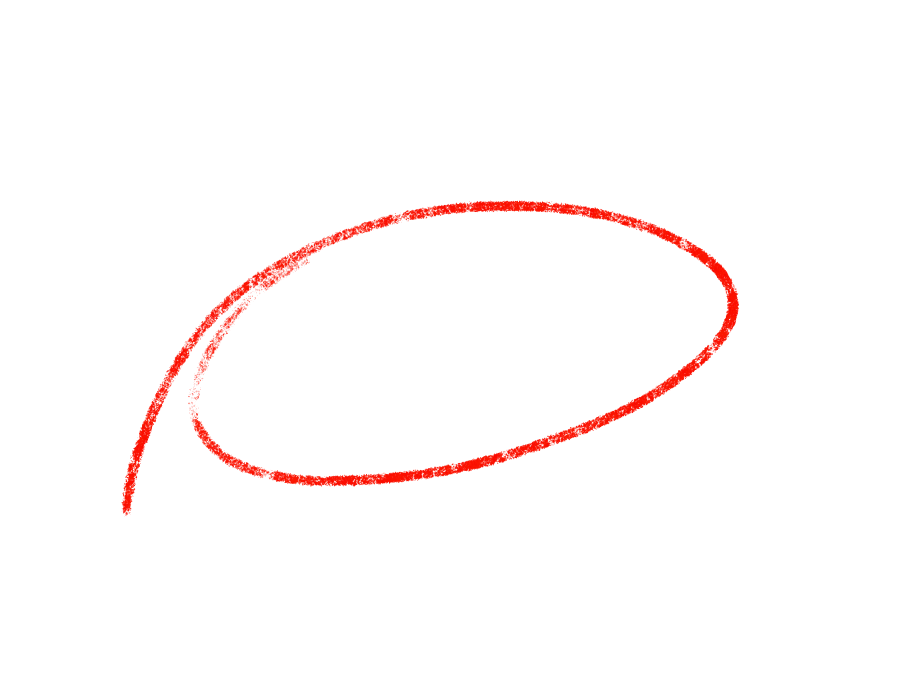
#> input picture src/assets/handwrites/circle1.png, 2732 x 2048 px (shown at 1/3 size)
$ python process_handwrites.py
#> lines starting #> are read from the running program, lines starting #| are printed output that depends on the picture; after the words box and inside, x2 and y2 are one past the last pixel; in counts of white or black regions, pixels touching at a corner belong together
# Regenerates src/assets/handwrites/processed/ from the raw scans in
# src/assets/handwrites/. Run from the repository root:
#
#   python3 scripts/process_handwrites.py   (needs: pip install pillow numpy)
#
# The raw exports are flattened onto an opaque white background, so we
# reconstruct transparency instead of chroma-keying: the ink is a single
# red crayon color, so per-pixel opacity can be recovered from how far the
# pixel is from white (alpha ~ 255 - min(R,G,B)). We then emit a
# solid-ink-color image whose texture lives entirely in the alpha channel —
# this avoids the white fringing a naive "make white transparent" pass
# leaves on anti-aliased stroke edges.
import os

import numpy as np
from PIL import Image

SRC = os.path.join(os.path.dirname(__file__), "..", "src", "assets", "handwrites")
DST = os.path.join(SRC, "processed")
# Star variants are excluded for now: their ink bbox is larger than the
# ellipse itself, so stretching them onto a text run would shrink the circle.
FILES = [
    "circle1.png",
    "circle2.png",
    "circle3.png",
    "circle4.png",
    "circle5.png",
    "line1.png",
    "line2.png",
    "line3.png",
]
MAX_DIM = 1000  # largest render target is ~900px on the export canvas
PAD = 8  # keep a hair of breathing room around the ink
ALPHA_FLOOR = 8  # treat near-white noise as fully transparent

os.makedirs(DST, exist_ok=True)

for name in FILES:
    rgb = np.asarray(
        Image.open(os.path.join(SRC, name)).convert("RGB"), dtype=np.float32
    )
    # Distance from white on the least-red channel == ink coverage.
    coverage = 255.0 - rgb.min(axis=2)
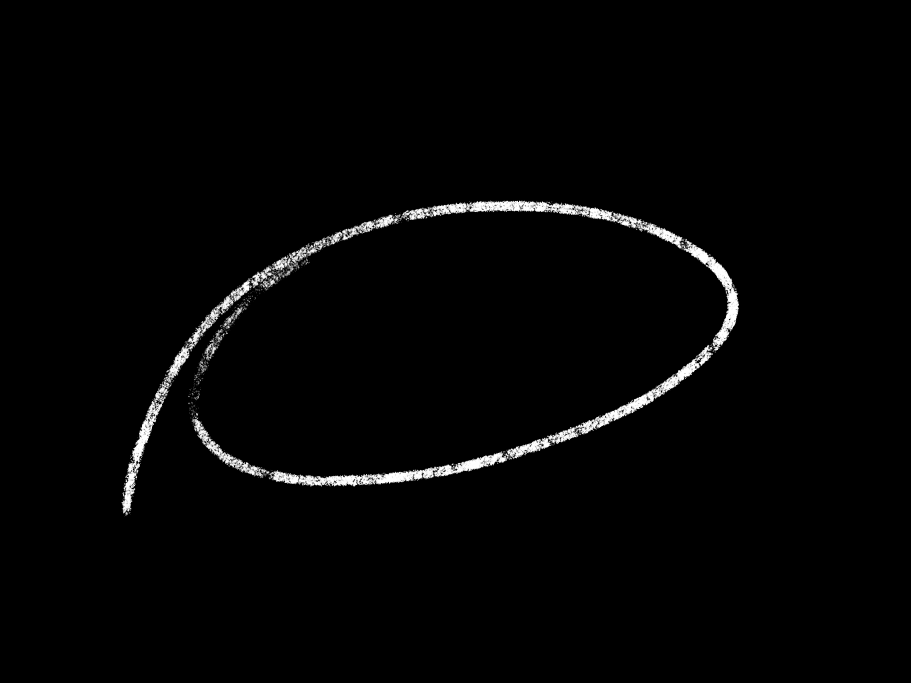
#> coverage: shape (2048, 2732) float32 (shown at 1/3 size); min 0, max 255, mean 4.5
    # Normalize so the darkest ink becomes fully opaque.
    peak = coverage.max()
#> peak = 255
    alpha = np.clip(coverage * (255.0 / peak), 0, 255)
    alpha[alpha < ALPHA_FLOOR] = 0

    # Ink color = coverage-weighted average of the strongest pixels,
    # un-blended from white so light crayon grain doesn't wash it out.
    strong = alpha > 200
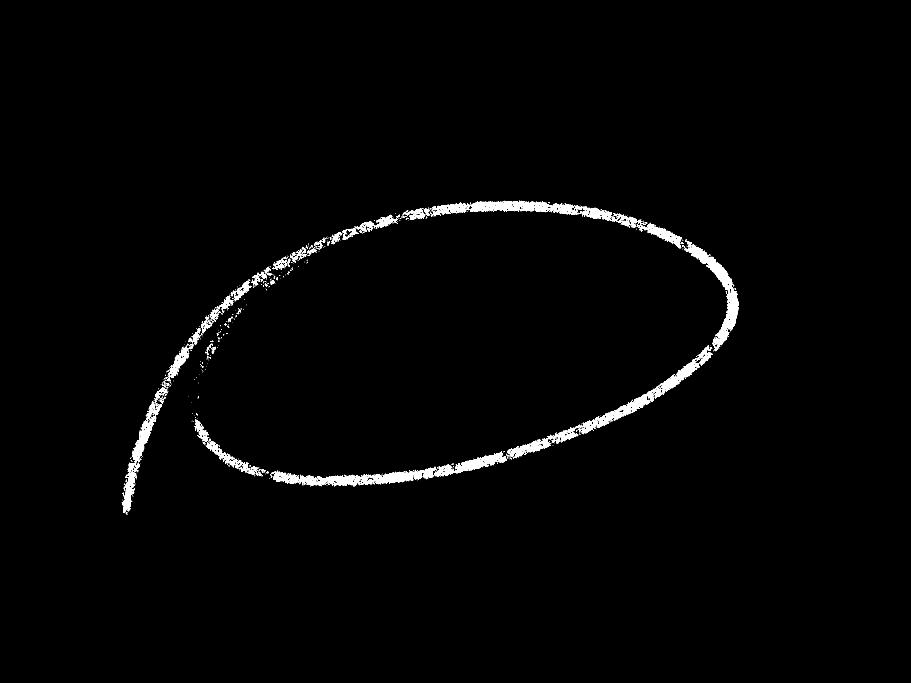
#> strong: shape (2048, 2732) bool (shown at 1/3 size); 1.4% white; 757 white regions (641 under 20 px), largest, box (x1, y1, x2, y2) and area: (810, 1400, 1311, 1460) 10347, (2053, 733, 2216, 1052) 9536, (1785, 1077, 2098, 1284) 8045
    a = (alpha[strong] / 255.0)[:, None]
    ink = ((rgb[strong] - 255.0 * (1.0 - a)) / a).clip(0, 255).mean(axis=0)
#> ink = [250.6, 16.47, 1.22e-06]

    out = np.empty((*alpha.shape, 4), dtype=np.uint8)
    out[..., :3] = ink.astype(np.uint8)
    out[..., 3] = alpha.astype(np.uint8)
    img = Image.fromarray(out, "RGBA")

    left, top, right, bottom = img.getchannel("A").getbbox()
#> left = 364; top = 601; right = 2217; bottom = 1551
    left, top = max(0, left - PAD), max(0, top - PAD)
#> left = 356; top = 593
    right, bottom = min(img.width, right + PAD), min(img.height, bottom + PAD)
#> right = 2225; bottom = 1559
    img = img.crop((left, top, right, bottom))
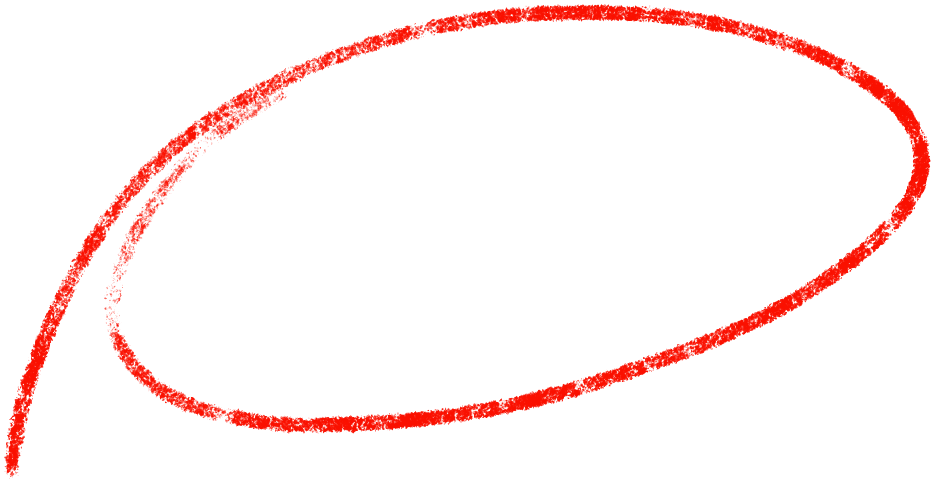
#> img: PIL image 1869x966 RGBA (shown at 1/2 size); mean R, G, B, A 250, 16, 0, 13.8; transparent parts drawn white

    scale = min(1.0, MAX_DIM / max(img.size))
#> scale = 0.535
    if scale < 1.0:
        img = img.resize(
            (max(1, round(img.width * scale)), max(1, round(img.height * scale))),
            Image.LANCZOS,
        )
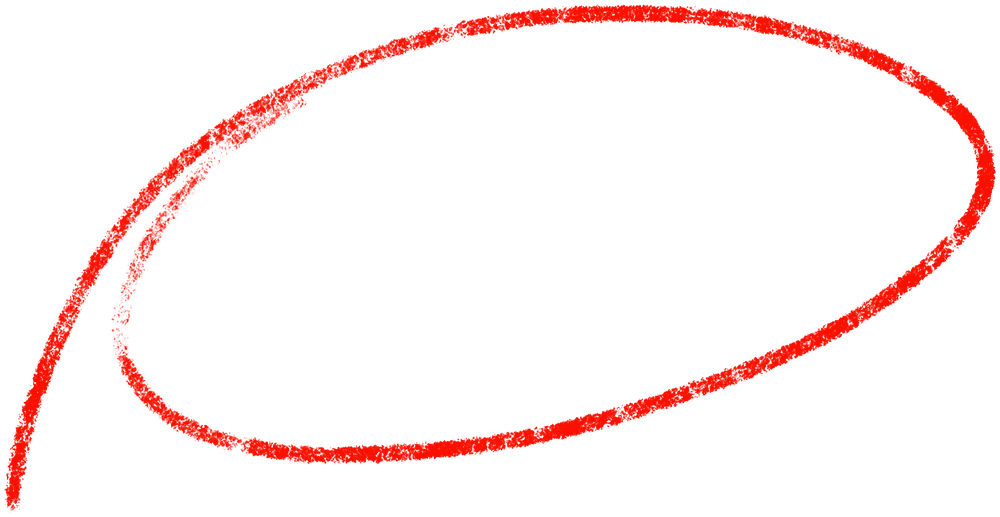
#> img: PIL image 1000x517 RGBA; mean R, G, B, A 22.6, 1.3, 0, 13.9; transparent parts drawn white

    path = os.path.join(DST, name)
    img.save(path, optimize=True)
    kb = os.path.getsize(path) / 1024
    print(
        f"{name}: ink rgb={tuple(int(c) for c in ink)}, "
        f"out {img.width}x{img.height} (aspect {img.width / img.height:.2f}), {kb:.0f}KB"
    )
#| circle1.png: ink rgb=(250, 16, 0), out 1000x517 (aspect 1.93), 123KB
#> pass 2 of the loop `for name in FILES:`:
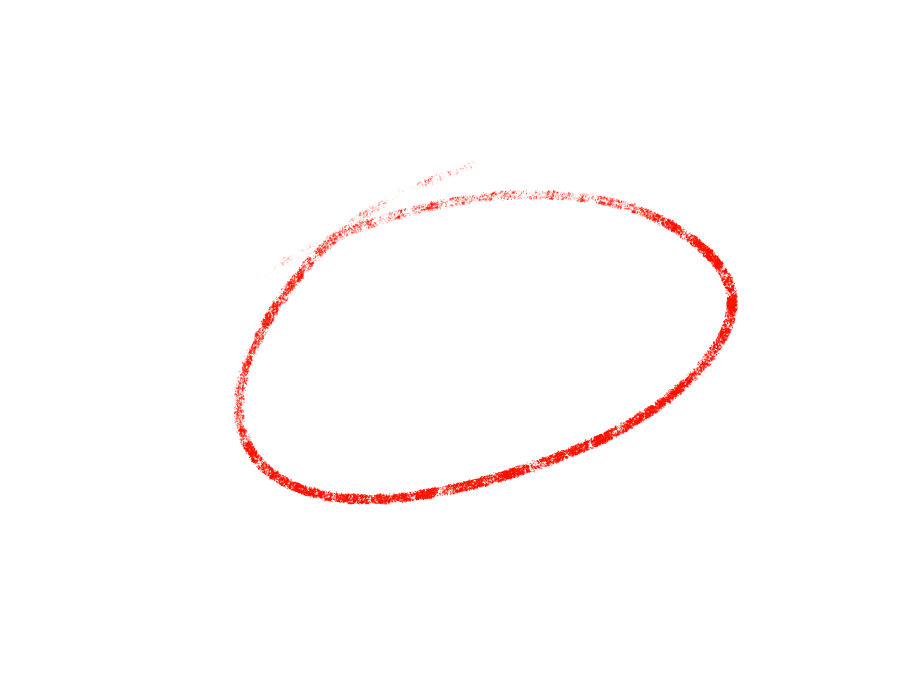
#> input picture src/assets/handwrites/circle2.png, 2732 x 2048 px (shown at 1/3 size)
#> `strong = alpha > 200`:
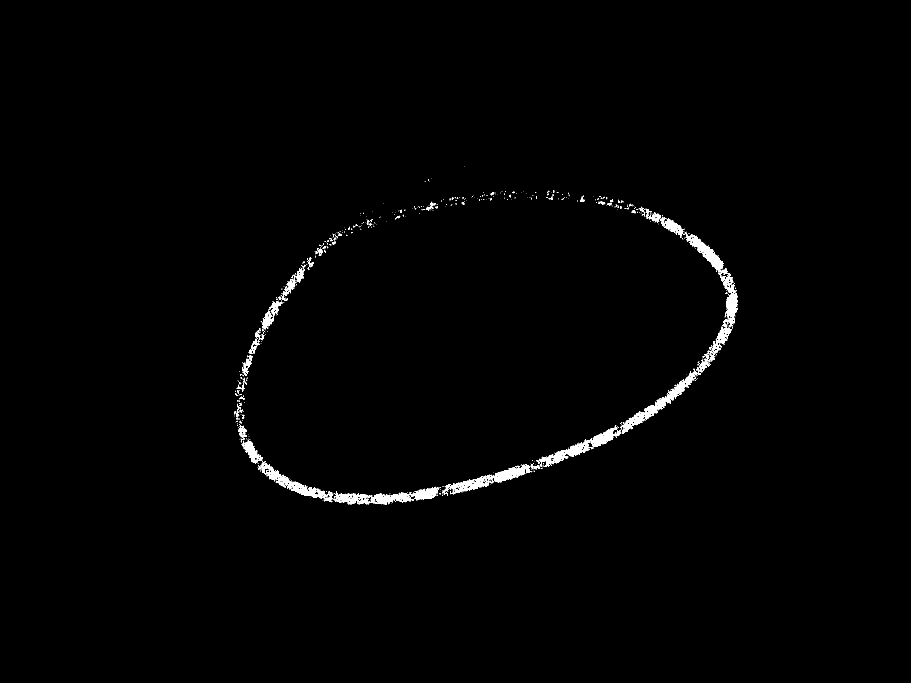
#> strong: shape (2048, 2732) bool (shown at 1/3 size); 0.89% white; 745 white regions (625 under 20 px), largest, box (x1, y1, x2, y2) and area: (1862, 1106, 2093, 1302) 5593, (1326, 1392, 1593, 1483) 5237, (2056, 697, 2171, 817) 3367
#> ink = [250.6, 16.37, 1.33e-06]
#> `left, top, right, bottom = img.getchannel("A").getbbox()`: left = 700; top = 483; right = 2214; bottom = 1514
#> `left, top = max(0, left - PAD), max(0, top - PAD)`: left = 692; top = 475
#> `right, bottom = min(img.width, right + PAD), min(img.height, bottom + ..`: right = 2222; bottom = 1522
#> `img = img.resize( (max(1, round(img.width * scale)), max(1, round(img...`:
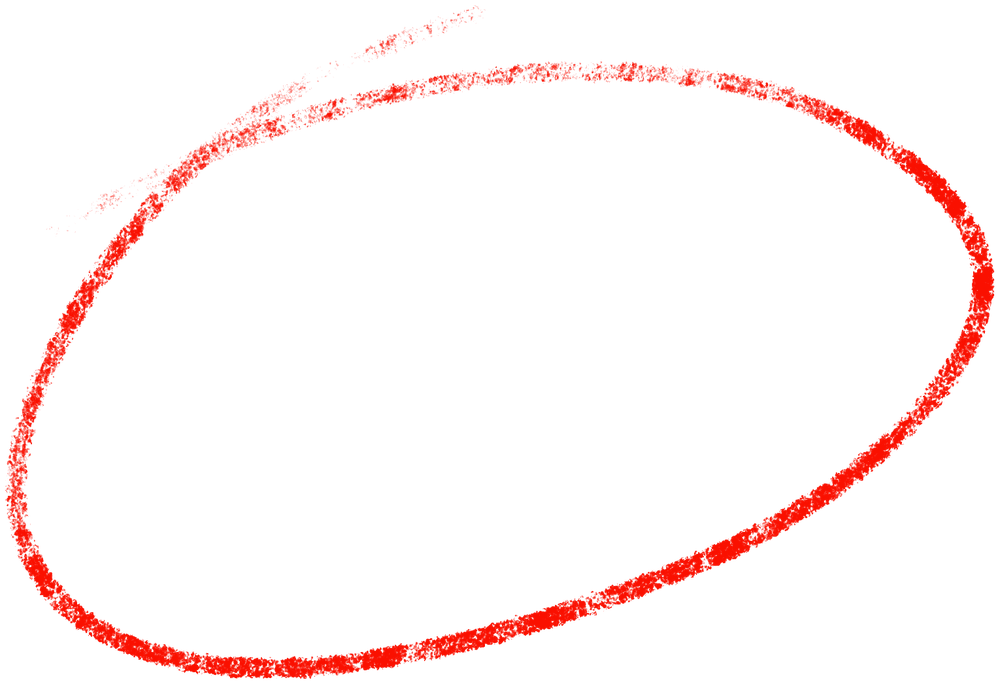
#> img: PIL image 1000x684 RGBA; mean R, G, B, A 20, 1.1, 0, 10.7; transparent parts drawn white
#| circle2.png: ink rgb=(250, 16, 0), out 1000x684 (aspect 1.46), 151KB
#> pass 3 of the loop `for name in FILES:`:
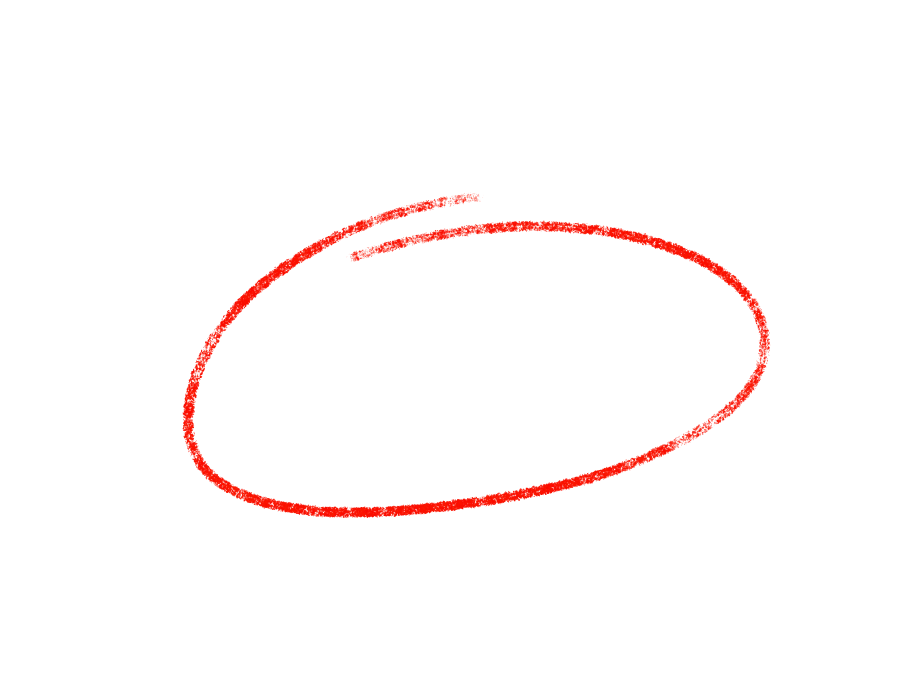
#> input picture src/assets/handwrites/circle3.png, 2732 x 2048 px (shown at 1/3 size)
#> `strong = alpha > 200`:
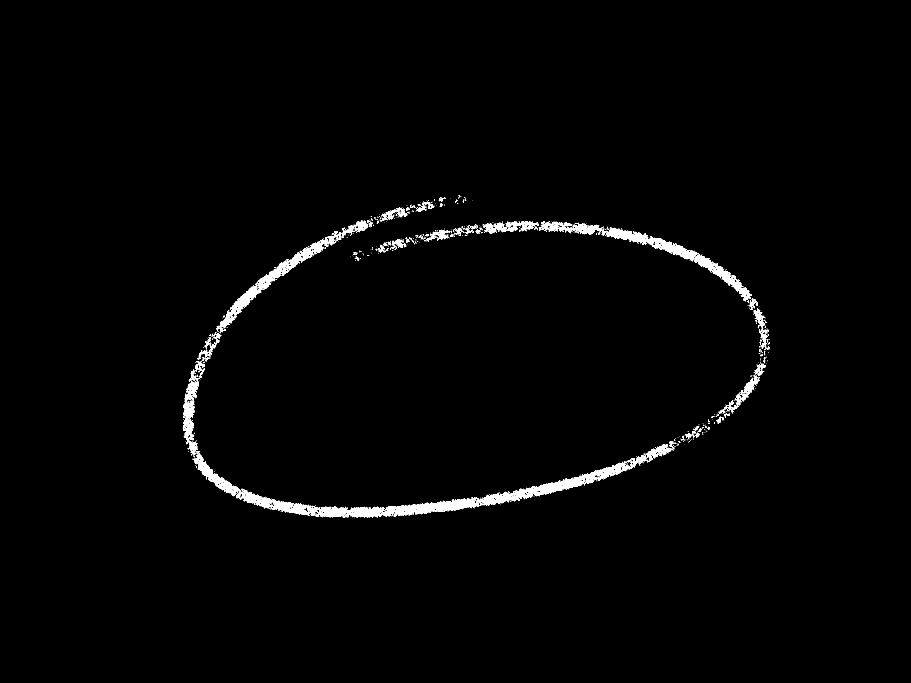
#> strong: shape (2048, 2732) bool (shown at 1/3 size); 1.4% white; 733 white regions (625 under 20 px), largest, box (x1, y1, x2, y2) and area: (578, 1358, 1945, 1554) 32419, (659, 696, 1024, 996) 9761, (1818, 682, 2092, 784) 6182
#> ink = [250.2, 16.29, 1.21e-06]
#> `left, top, right, bottom = img.getchannel("A").getbbox()`: left = 547; top = 576; right = 2312; bottom = 1554
#> `left, top = max(0, left - PAD), max(0, top - PAD)`: left = 539; top = 568
#> `right, bottom = min(img.width, right + PAD), min(img.height, bottom + ..`: right = 2320; bottom = 1562
#> `img = img.resize( (max(1, round(img.width * scale)), max(1, round(img...`:
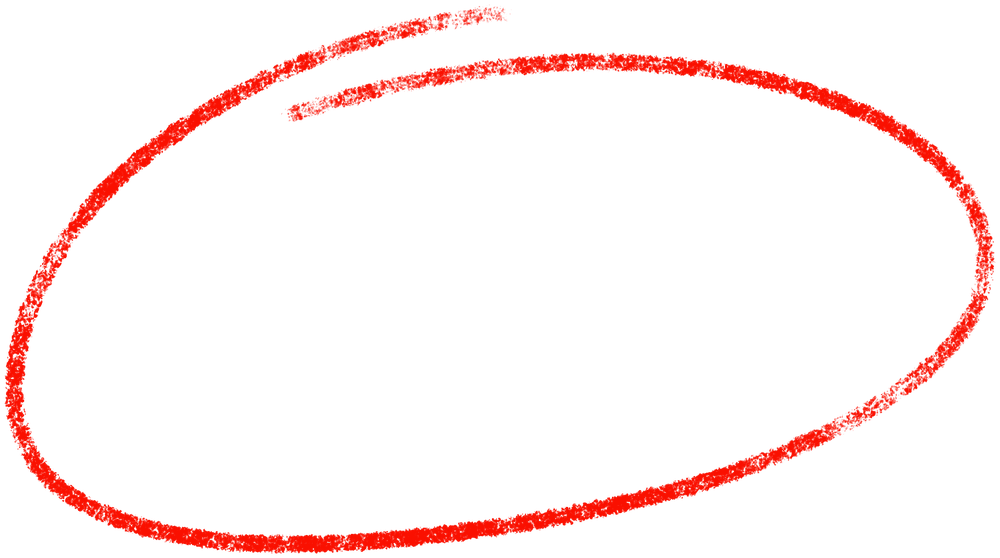
#> img: PIL image 1000x558 RGBA; mean R, G, B, A 22.3, 1.2, 0, 14; transparent parts drawn white
#| circle3.png: ink rgb=(250, 16, 0), out 1000x558 (aspect 1.79), 128KB
#> (the run stopped early here; a loop or call above may not have finished)
